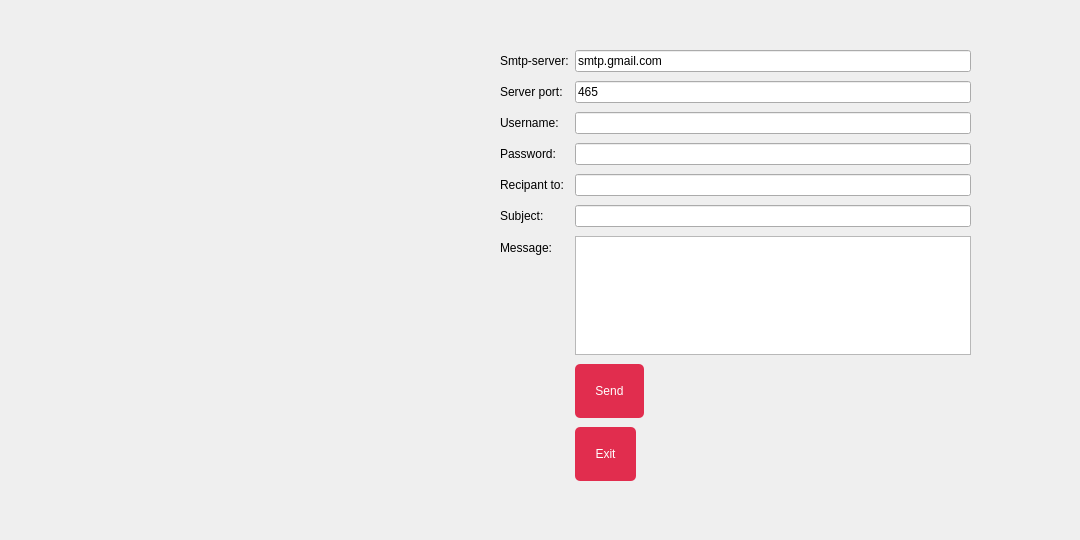
      <widget class="QWidget" name="tab_13">
       <attribute name="title">
        <string>Envoyez des e-mails</string>
       </attribute>
       <widget class="QWidget" name="layoutWidget_2">
        <property name="geometry">
         <rect>
          <x>500</x>
          <y>50</y>
          <width>471</width>
          <height>431</height>
         </rect>
        </property>
        <layout class="QFormLayout" name="formLayout">
         <property name="fieldGrowthPolicy">
          <enum>QFormLayout::ExpandingFieldsGrow</enum>
         </property>
         <property name="rowWrapPolicy">
          <enum>QFormLayout::WrapLongRows</enum>
         </property>
         <property name="verticalSpacing">
          <number>9</number>
         </property>
         <item row="0" column="0">
          <widget class="QLabel" name="label_29">
           <property name="text">
            <string>Smtp-server:</string>
           </property>
          </widget>
         </item>
         <item row="0" column="1">
          <widget class="QLineEdit" name="server">
           <property name="text">
            <string>smtp.gmail.com</string>
           </property>
          </widget>
         </item>
         <item row="1" column="0">
          <widget class="QLabel" name="label_30">
           <property name="text">
            <string>Server port:</string>
           </property>
          </widget>
         </item>
         <item row="1" column="1">
          <widget class="QLineEdit" name="port">
           <property name="text">
            <string>465</string>
           </property>
          </widget>
         </item>
         <item row="2" column="0">
          <widget class="QLabel" name="label_31">
           <property name="text">
            <string>Username:</string>
           </property>
          </widget>
         </item>
         <item row="2" column="1">
          <widget class="QLineEdit" name="uname"/>
         </item>
         <item row="3" column="0">
          <widget class="QLabel" name="label_42">
           <property name="text">
            <string>Password:</string>
           </property>
          </widget>
         </item>
         <item row="3" column="1">
          <widget class="QLineEdit" name="paswd">
           <property name="inputMask">
            <string/>
           </property>
           <property name="echoMode">
            <enum>QLineEdit::Password</enum>
           </property>
          </widget>
         </item>
         <item row="4" column="0">
          <widget class="QLabel" name="label_43">
           <property name="text">
            <string>Recipant to:</string>
           </property>
          </widget>
         </item>
         <item row="4" column="1">
          <widget class="QLineEdit" name="rcpt"/>
         </item>
         <item row="5" column="0">
          <widget class="QLabel" name="label_44">
           <property name="text">
            <string>Subject:</string>
           </property>
          </widget>
         </item>
         <item row="5" column="1">
          <widget class="QLineEdit" name="subject"/>
         </item>
         <item row="6" column="0">
          <widget class="QLabel" name="label_45">
           <property name="text">
            <string>Message:</string>
           </property>
          </widget>
         </item>
         <item row="6" column="1">
          <widget class="QPlainTextEdit" name="msg"/>
         </item>
         <item row="8" column="1">
          <widget class="QPushButton" name="exitBtn">
           <property name="styleSheet">
            <string notr="true">QPushButton {
padding: 1px;
border-style: solid;
border: 2px solid gray;
border-radius: 8px;
background-color: rgb(143, 143, 143);
border:2px solid #000;
}
QPushButton {
     color: #fff !important;
text-transform: uppercase;
text-decoration: none;
background: #e12d4e;
padding: 20px;
border-radius: 5px;
display: inline-block;
border: none;
transition: all 0.4s ease 0s;
 }
 QPushButton:hover {
     background: #434343;
letter-spacing: 1px;
-webkit-box-shadow: 0px 5px 40px -10px rgba(0,0,0,0.57);
-moz-box-shadow: 0px 5px 40px -10px rgba(0,0,0,0.57);
box-shadow: 5px 40px -10px rgba(0,0,0,0.57);
transition: all 0.4s ease 0s;
 }</string>
           </property>
           <property name="text">
            <string>Exit</string>
           </property>
          </widget>
         </item>
         <item row="7" column="1">
          <widget class="QPushButton" name="sendBtn">
           <property name="styleSheet">
            <string notr="true">QPushButton {
padding: 1px;
border-style: solid;
border: 2px solid gray;
border-radius: 8px;
background-color: rgb(143, 143, 143);
border:2px solid #000;
}
QPushButton {
     color: #fff !important;
text-transform: uppercase;
text-decoration: none;
background: #e12d4e;
padding: 20px;
border-radius: 5px;
display: inline-block;
border: none;
transition: all 0.4s ease 0s;
 }
 QPushButton:hover {
     background: #434343;
letter-spacing: 1px;
-webkit-box-shadow: 0px 5px 40px -10px rgba(0,0,0,0.57);
-moz-box-shadow: 0px 5px 40px -10px rgba(0,0,0,0.57);
box-shadow: 5px 40px -10px rgba(0,0,0,0.57);
transition: all 0.4s ease 0s;
 }</string>
           </property>
           <property name="text">
            <string>Send</string>
           </property>
          </widget>
         </item>
        </layout>
       </widget>
       <widget class="QLabel" name="background_2">
        <property name="geometry">
         <rect>
          <x>-6</x>
          <y>-5</y>
          <width>1071</width>
          <height>531</height>
         </rect>
        </property>
        <property name="text">
         <string/>
        </property>
       </widget>
       <zorder>background_2</zorder>
       <zorder>layoutWidget_2</zorder>
      </widget>
